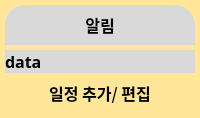
           <widget class="QFrame" name="notifi">
            <property name="sizePolicy">
             <sizepolicy hsizetype="Preferred" vsizetype="Preferred">
              <horstretch>0</horstretch>
              <verstretch>0</verstretch>
             </sizepolicy>
            </property>
            <property name="minimumSize">
             <size>
              <width>100</width>
              <height>100</height>
             </size>
            </property>
            <property name="font">
             <font>
              <family>나눔고딕</family>
              <pointsize>12</pointsize>
              <weight>75</weight>
              <bold>true</bold>
             </font>
            </property>
            <property name="styleSheet">
             <string notr="true">background-color: rgb(255, 230, 153);
border-radius:30px;</string>
            </property>
            <property name="frameShape">
             <enum>QFrame::StyledPanel</enum>
            </property>
            <property name="frameShadow">
             <enum>QFrame::Raised</enum>
            </property>
            <layout class="QVBoxLayout" name="verticalLayout_4" stretch="0,0,0">
             <property name="spacing">
              <number>5</number>
             </property>
             <property name="leftMargin">
              <number>5</number>
             </property>
             <property name="topMargin">
              <number>5</number>
             </property>
             <property name="rightMargin">
              <number>5</number>
             </property>
             <property name="bottomMargin">
              <number>10</number>
             </property>
             <item>
              <widget class="QLabel" name="notiTitle">
               <property name="sizePolicy">
                <sizepolicy hsizetype="Preferred" vsizetype="Fixed">
                 <horstretch>0</horstretch>
                 <verstretch>0</verstretch>
                </sizepolicy>
               </property>
               <property name="minimumSize">
                <size>
                 <width>0</width>
                 <height>40</height>
                </size>
               </property>
               <property name="maximumSize">
                <size>
                 <width>16777215</width>
                 <height>40</height>
                </size>
               </property>
               <property name="font">
                <font>
                 <family>나눔고딕</family>
                 <pointsize>12</pointsize>
                 <weight>75</weight>
                 <bold>true</bold>
                </font>
               </property>
               <property name="styleSheet">
                <string notr="true">background-color: rgb(217, 217, 217);
border-bottom-right-radius: 0px;
border-bottom-left-radius: 0px;
border-top-right-radius: 20px;
border-top-left-radius: 20px;</string>
               </property>
               <property name="text">
                <string>알림</string>
               </property>
               <property name="alignment">
                <set>Qt::AlignCenter</set>
               </property>
              </widget>
             </item>
             <item>
              <widget class="QLabel" name="schedule">
               <property name="font">
                <font>
                 <family>나눔고딕</family>
                 <pointsize>12</pointsize>
                 <weight>75</weight>
                 <bold>true</bold>
                </font>
               </property>
               <property name="styleSheet">
                <string notr="true">background-color: rgb(217, 217, 217);
border-radius: 0px;</string>
               </property>
               <property name="text">
                <string>data</string>
               </property>
              </widget>
             </item>
             <item>
              <widget class="QPushButton" name="makeSchedule">
               <property name="sizePolicy">
                <sizepolicy hsizetype="Minimum" vsizetype="Fixed">
                 <horstretch>0</horstretch>
                 <verstretch>0</verstretch>
                </sizepolicy>
               </property>
               <property name="minimumSize">
                <size>
                 <width>0</width>
                 <height>30</height>
                </size>
               </property>
               <property name="maximumSize">
                <size>
                 <width>16777215</width>
                 <height>30</height>
                </size>
               </property>
               <property name="font">
                <font>
                 <family>나눔고딕</family>
                 <pointsize>12</pointsize>
                 <weight>75</weight>
                 <bold>true</bold>
                </font>
               </property>
               <property name="styleSheet">
                <string notr="true">QPushButton{
background-color: rgb(255, 230, 153);
border: rgb(255, 230, 153);
border-radius: 15px;
}
QPushButton:hover{
background-color:rgb(197, 197, 197);
border-radius: 15px;
}</string>
               </property>
               <property name="text">
                <string>일정 추가/ 편집</string>
               </property>
              </widget>
             </item>
            </layout>
           </widget>
